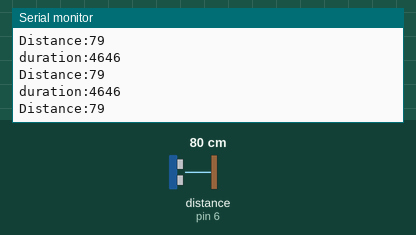
A sketch run on a simulated Arduino Uno, built with avr-gcc and run on an emulated ATmega328P. Shown: the last lines printed to the serial monitor. Wiring (inferred from the names in the program): ultrasonic range finder: trigger pin 7; echo pin 6. The inputs (shaded band) are chosen by the test bench; at power-on: distance to the obstacle (sensor on pin 6) 80 cm. The echo pulse lasts 58.3 µs per cm.

Above: at 1.2 s.
1.3 s: distance to the obstacle (sensor on pin 6) set to 4 cm
At 1.9 s:
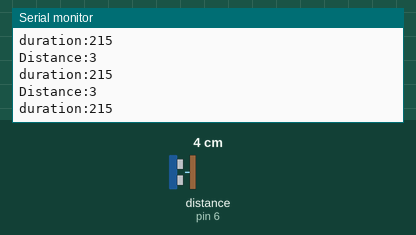
4.3 s: distance to the obstacle (sensor on pin 6) set to 2 cm
At 5.4 s:
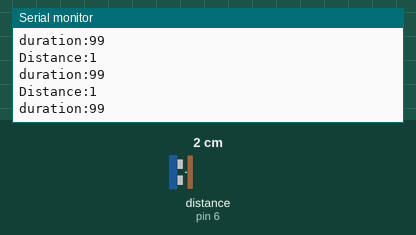
7.3 s: distance to the obstacle (sensor on pin 6) set to 9 cm
At 8.0 s:
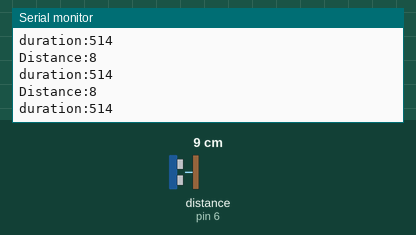
10.3 s: distance to the obstacle (sensor on pin 6) set to 250 cm
At 11.2 s:
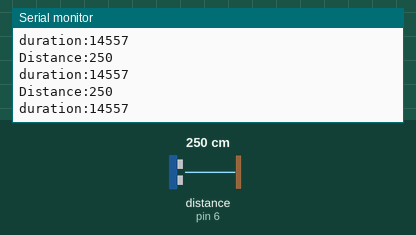
13.3 s: distance to the obstacle (sensor on pin 6) set to 120 cm
At 14.0 s:
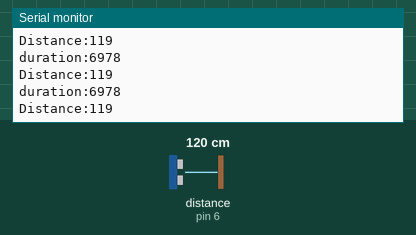
22.3 s: distance to the obstacle (sensor on pin 6) set to 299 cm
At 23.4 s:
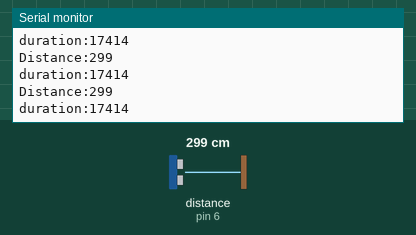
Timing chart, 0 to 25.3 s (numbered marks = the images above; inputs shaded):
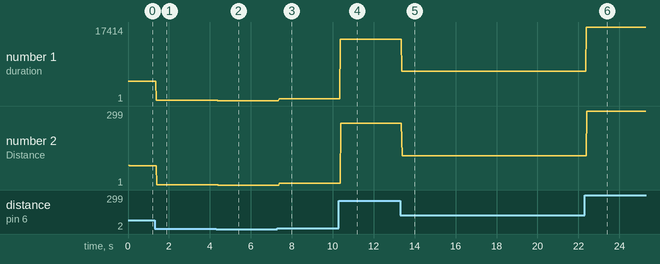

The sketch:

tank-bot.ino
```cpp
#include "tank-bot.h"

int DELTA_SPEED = 20;
int MAX_SPEED = 255;
#define MAX_DISTANCE 200

int TRACE_INTERVAL = 1000;

int motor1ControlPin1 = 8; // pin 2 on L293D
int motor1ControlPin2 = 9; // pin 7 on L293D
int motor1enablePin = 10; // pin 1 on L293D
int motor2ControlPin1 = 13; // pin 15 on L293D
int motor2ControlPin2 = 12; // pin 10 on L293D
int motor2EnablePin = 11; // pin 9 on L293D
int motor1Speed = 0;
int motor2Speed = 0;
int loopCounter = 0;

int triggerPin = 7;
int echoPin = 6;

Motor motor1;
Motor motor2;

void setup() {
    Serial.begin(9600);
    Serial.println("Running Setup");
//    motor1 = {8, 9, 10, 0};
//    motor2 = {13, 12, 11, 0};
    // set all the other pins you're using as outputs:
//    pinMode(motor1.controlPin1, OUTPUT);
//    pinMode(motor1.controlPin2, OUTPUT);
//    pinMode(motor1.enablePin, OUTPUT);
//
//    pinMode(motor2.controlPin1, OUTPUT);
//    pinMode(motor2.controlPin2, OUTPUT);
//    pinMode(motor2.enablePin, OUTPUT);

    pinMode(triggerPin, OUTPUT);
    pinMode(echoPin, INPUT);
}

void loop() {
  char c='z';
  if(Serial.available()) {
    c=Serial.read();
  }
  //setSpeedForInput(c);
  loopCounter++;
  if (loopCounter % TRACE_INTERVAL == 0) {
   //Serial.print(motor1.motorSpeed);
    //Serial.print(" ");
    //Serial.println(motor2.motorSpeed);
  }
  if (loopCounter % 1000) {
    measureDistance();
  }

}

void setSpeedForInput(char c)
{
    if(isdigit(c)) {
    c=c-'0';
    if(c==0){
      //Serial.println("Received 0");
      stopMotor(&motor1);
      stopMotor(&motor2);
    }else if(c==1){
      //Serial.println("Received 1");
      moveForward(&motor1);
      moveForward(&motor2);
    }else if(c==2){
      //Serial.println("Received 2");
      moveBackwards(&motor1);
      moveBackwards(&motor2);
    } else if(c==3){
      //Serial.println("Received 3");
      moveBackwards(&motor1);
      moveForward(&motor2);
    } else if(c==4) {
      //Serial.println("Received 4");
      moveForward(&motor1);
      moveBackwards(&motor2);
    }
  }
}

long measureDistance()
{
  digitalWrite(triggerPin, LOW);
  delayMicroseconds(2);
  digitalWrite(triggerPin, HIGH);
  delayMicroseconds(10);
  digitalWrite(triggerPin, LOW);
  long duration = pulseIn(echoPin, HIGH);
        Serial.print("duration:");
    Serial.println(duration);
  long distance = (duration/2) / 29.1;
      Serial.print("Distance:");
    Serial.println(distance);
  return duration;

}

void setMotorSpeed(Motor* motor) {
  if(motor->motorSpeed >= 0) {
    digitalWrite(motor->controlPin1, LOW);
    digitalWrite(motor->controlPin2, HIGH);
  } else {
    digitalWrite(motor->controlPin1, HIGH);
    digitalWrite(motor->controlPin2, LOW);
  }
  Serial.print("Analgu write:");
  Serial.println(motor->motorSpeed);
  motor->motorSpeed = constrain(motor->motorSpeed, -1 * MAX_SPEED, 255);
  analogWrite(motor->enablePin, constrain(abs(motor->motorSpeed), 0, MAX_SPEED));
}

void stopMotor(Motor* motor) {
  motor->motorSpeed = 0;
  setMotorSpeed(motor);
}

void moveForward(Motor* motor) {
  motor->motorSpeed = MAX_SPEED;
  setMotorSpeed(motor);
}

void moveBackwards(Motor* motor) {
  motor->motorSpeed = -MAX_SPEED;
  setMotorSpeed(motor);
}
```

tank-bot.h
```cpp
struct Motor {
  int controlPin1;
  int controlPin2;
  int enablePin;
  int motorSpeed;
};

void setMotorSpeed(Motor* motor);
void stopMotor(Motor* motor);
void moveForward(Motor* motor);
void moveBackward(Motor* motor);
long measureDistance();
```

Measured:
- after the input at 1.3 s, the serial monitor: prints a new line after 0.08 s (image 1)
- after the input at 4.3 s, the serial monitor: prints a new line after 0.09 s (image 2)
- after the input at 7.3 s, the serial monitor: prints a new line after 0.08 s (image 3)
- after the input at 10.3 s, the serial monitor: prints a new line after 0.08 s (image 4)
- after the input at 13.3 s, the serial monitor: prints a new line after 0.07 s (image 5)
- after the input at 22.3 s, the serial monitor: prints a new line after 0.09 s (image 6)
- plotted number 1: 4646 → 215 after the input at 1.3 s, 215 → 99 after the input at 4.3 s, 99 → 514 after the input at 7.3 s, 514 → 14557 after the input at 10.3 s, 14557 → 6978 after the input at 13.3 s
- plotted number 2: 79 → 3 after the input at 1.3 s, 3 → 1 after the input at 4.3 s, 1 → 8 after the input at 7.3 s, 8 → 250 after the input at 10.3 s, 250 → 119 after the input at 13.3 s
